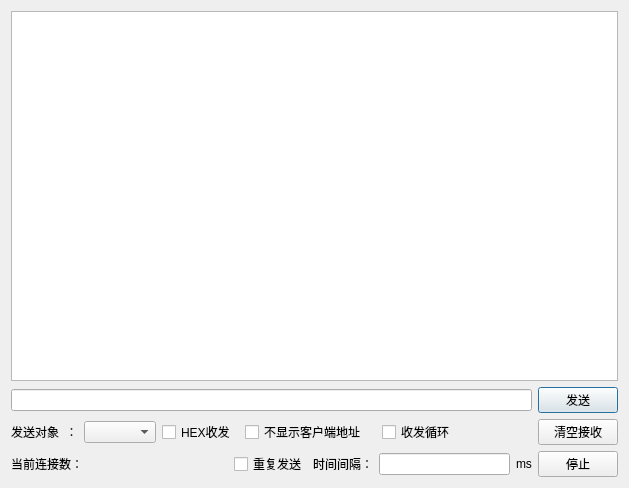
<?xml version="1.0" encoding="UTF-8"?>
<ui version="4.0">
 <class>Dialog</class>
 <widget class="QDialog" name="Dialog">
  <property name="geometry">
   <rect>
    <x>0</x>
    <y>0</y>
    <width>629</width>
    <height>488</height>
   </rect>
  </property>
  <property name="windowTitle">
   <string>TCP服务器</string>
  </property>
  <layout class="QGridLayout" name="gridLayout">
   <item row="0" column="0">
    <layout class="QVBoxLayout" name="verticalLayout">
     <item>
      <widget class="QTextBrowser" name="msg"/>
     </item>
     <item>
      <layout class="QHBoxLayout" name="horizontalLayout_3">
       <item>
        <widget class="QLineEdit" name="sendMsg"/>
       </item>
       <item>
        <widget class="QPushButton" name="sendBtn">
         <property name="text">
          <string>发送</string>
         </property>
        </widget>
       </item>
      </layout>
     </item>
     <item>
      <layout class="QHBoxLayout" name="horizontalLayout_2">
       <item>
        <widget class="QLabel" name="label_2">
         <property name="text">
          <string>发送对象  ：</string>
         </property>
        </widget>
       </item>
       <item>
        <widget class="QComboBox" name="objectBox"/>
       </item>
       <item>
        <widget class="QCheckBox" name="hexCheckBox">
         <property name="text">
          <string>HEX收发 </string>
         </property>
        </widget>
       </item>
       <item>
        <widget class="QCheckBox" name="addrCheckBox">
         <property name="text">
          <string>不显示客户端地址   </string>
         </property>
        </widget>
       </item>
       <item>
        <widget class="QCheckBox" name="circleCheckBox">
         <property name="text">
          <string>收发循环</string>
         </property>
        </widget>
       </item>
       <item>
        <spacer name="horizontalSpacer_2">
         <property name="orientation">
          <enum>Qt::Horizontal</enum>
         </property>
         <property name="sizeHint" stdset="0">
          <size>
           <width>40</width>
           <height>20</height>
          </size>
         </property>
        </spacer>
       </item>
       <item>
        <widget class="QPushButton" name="clearBtn">
         <property name="text">
          <string>清空接收</string>
         </property>
        </widget>
       </item>
      </layout>
     </item>
     <item>
      <layout class="QHBoxLayout" name="horizontalLayout">
       <item>
        <widget class="QLabel" name="label">
         <property name="text">
          <string>当前连接数：</string>
         </property>
        </widget>
       </item>
       <item>
        <widget class="QLabel" name="num">
         <property name="text">
          <string/>
         </property>
        </widget>
       </item>
       <item>
        <spacer name="horizontalSpacer">
         <property name="orientation">
          <enum>Qt::Horizontal</enum>
         </property>
         <property name="sizeHint" stdset="0">
          <size>
           <width>40</width>
           <height>20</height>
          </size>
         </property>
        </spacer>
       </item>
       <item>
        <widget class="QCheckBox" name="loopCheckBox">
         <property name="text">
          <string>重复发送</string>
         </property>
        </widget>
       </item>
       <item>
        <widget class="QLabel" name="label_3">
         <property name="text">
          <string>时间间隔：</string>
         </property>
        </widget>
       </item>
       <item>
        <widget class="QLineEdit" name="periodLineEdit"/>
       </item>
       <item>
        <widget class="QLabel" name="label_4">
         <property name="text">
          <string>ms</string>
         </property>
        </widget>
       </item>
       <item>
        <widget class="QPushButton" name="loopStopBtn">
         <property name="text">
          <string>停止</string>
         </property>
        </widget>
       </item>
      </layout>
     </item>
    </layout>
   </item>
  </layout>
 </widget>
 <layoutdefault spacing="6" margin="11"/>
 <resources/>
 <connections/>
</ui>
